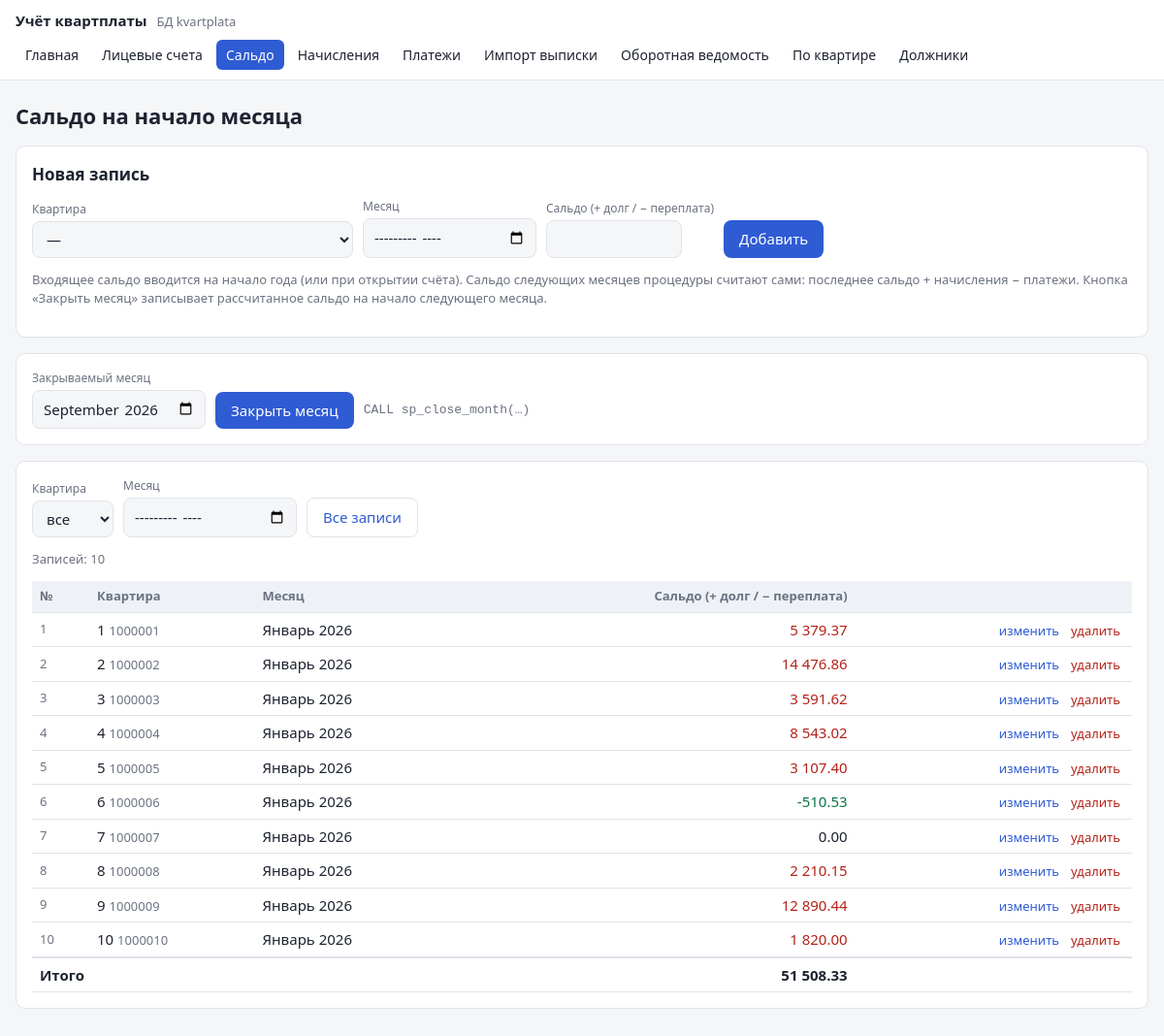
The app's page /edit.php?t=saldo with its own data.
### tables this page shows
CREATE TABLE saldo (
    id         INT UNSIGNED  NOT NULL AUTO_INCREMENT,
    account_id INT UNSIGNED  NOT NULL COMMENT 'Лицевой счёт',
    period     DATE          NOT NULL COMMENT 'Месяц (1-е число), на начало которого зафиксировано сальдо',
    amount     DECIMAL(12,2) NOT NULL COMMENT 'Сальдо: + долг / − переплата',
    PRIMARY KEY (id),
    UNIQUE KEY uq_saldo (account_id, period),
    CONSTRAINT fk_saldo_account FOREIGN KEY (account_id) REFERENCES accounts (id)
        ON DELETE CASCADE,
    CONSTRAINT chk_saldo_period CHECK (DAYOFMONTH(period) = 1)
);

CREATE TABLE accounts (
    id         INT UNSIGNED  NOT NULL AUTO_INCREMENT,
    account_no VARCHAR(10)   NOT NULL COMMENT 'Номер лицевого счёта',
    flat       SMALLINT UNSIGNED NOT NULL COMMENT 'Номер квартиры',
    owner      VARCHAR(150)  NOT NULL COMMENT 'Ответственный квартиросъёмщик',
    area       DECIMAL(6,2)  NULL COMMENT 'Общая площадь, м² (у счетов из банковской выписки может быть неизвестна)',
    residents  TINYINT UNSIGNED NOT NULL DEFAULT 1 COMMENT 'Число проживающих',
    import_id  INT UNSIGNED  NULL COMMENT 'Загрузка выписки, при которой счёт создан автоматически',
    PRIMARY KEY (id),
    UNIQUE KEY uq_account_no (account_no),
    UNIQUE KEY uq_flat (flat),
    CONSTRAINT chk_account_no CHECK (account_no REGEXP '^[0-9]{6,10}$'),
    CONSTRAINT fk_accounts_import FOREIGN KEY (import_id) REFERENCES bank_imports (id)
        ON DELETE SET NULL,
    CONSTRAINT chk_area CHECK (area > 0)
);

### web/edit.php (the view, shortened to what this page needs)
<?php
require __DIR__ . '/lib.php';
$tables = [
    'accounts' => [
        'title'  => 'Лицевые счета',
        'order'  => 'a.flat',
        'fields' => [
            'account_no' => ['Лицевой счёт', 'text', 'pattern' => '[0-9]{6,10}'],
            'flat'       => ['Квартира', 'int'],
            'owner'      => ['Квартиросъёмщик', 'text', 'size' => 32],
            'area'       => ['Площадь, м²', 'money', 'optional' => true],
            'residents'  => ['Проживает', 'int'],
        ],
    ],
    'saldo' => [
        'title'  => 'Сальдо на начало месяца',
        'order'  => 't.period DESC, a.flat',
        'filter' => 'period',
        'fields' => [
            'account_id' => ['Квартира', 'account'],
            'period'     => ['Месяц', 'month'],
            'amount'     => ['Сальдо (+ долг / − переплата)', 'money', 'signed' => true],
        ],
        'help'   => 'Входящее сальдо вводится на начало года (или при открытии счёта). '
                  . 'Сальдо следующих месяцев процедуры считают сами: последнее сальдо + начисления − платежи. '
                  . 'Кнопка «Закрыть месяц» записывает рассчитанное сальдо на начало следующего месяца.',
    ],
    'charges' => [
        'title'  => 'Начисления',
        'order'  => 't.period DESC, a.flat, t.service',
        'filter' => 'period',
        'fields' => [
            'account_id' => ['Квартира', 'account'],
            'period'     => ['Расчётный месяц', 'month'],
            'service'    => ['Услуга', 'select', 'options' => SERVICES],
            'amount'     => ['Сумма', 'money', 'signed' => true],
        ],
        'help'   => 'Отрицательная сумма — перерасчёт (уменьшение начисления).',
    ],
    'payments' => [
        'title'  => 'Платежи',
        'order'  => 't.pay_date DESC, a.flat',
        'filter' => 'pay_date',
        'fields' => [
            'account_id' => ['Квартира', 'account'],
            'pay_date'   => ['Дата поступления', 'date'],
            'amount'     => ['Сумма', 'money'],
            'source'     => ['Способ', 'select', 'options' => PAY_SOURCES],
            'doc_no'     => ['№ документа', 'text', 'optional' => true],
            'payer'      => ['Плательщик', 'text', 'optional' => true, 'size' => 22],
            'purpose'    => ['Назначение платежа', 'text', 'optional' => true, 'size' => 30],
        ],
        'help'   => 'Платёж учитывается в месяце поступления на расчётный счёт. '
                  . 'Платежи из банковской выписки загружаются на странице «Импорт выписки».',
    ],
];
$t = array_key_exists($_GET['t'] ?? '', $tables) ? $_GET['t'] : 'accounts';
$cfg = $tables[$t];
$fields = $cfg['fields'];
$self = 'edit.php?t=' . $t;
$fAccount = (int)($_GET['account'] ?? 0);
$fMonth = preg_match('/^\d{4}-\d{2}$/', $_GET['month'] ?? '') ? $_GET['month'] : null;
$form = [];
$editId = (int)($_GET['edit'] ?? 0);
$where = [];
$params = [];
if ($t !== 'accounts') {
    $sql = "SELECT t.*, a.flat, a.account_no FROM $t t JOIN accounts a ON a.id = t.account_id"
         . ($where ? ' WHERE ' . implode(' AND ', $where) : '') . " ORDER BY {$cfg['order']}";
} else {
    $sql = "SELECT a.* FROM accounts a ORDER BY {$cfg['order']}";
}
$stmt = db()->prepare($sql);
$stmt->execute($params);
$rows = $stmt->fetchAll();
$accounts = accounts();
function input(string $name, array $f, $value): string
{
    $v = h((string)$value);
    $req = empty($f['optional']) ? 'required' : '';
    switch ($f[1]) {
        case 'account':
            global $accounts;
            $o = '<option value="">—</option>';
            foreach ($accounts as $a) {
                $sel = (string)$a['id'] === (string)$value ? 'selected' : '';
                $o .= sprintf('<option value="%d" %s>кв. %d — %s</option>', $a['id'], $sel, $a['flat'], h($a['owner']));
            }
            return "<select name=\"$name\" $req>$o</select>";
        case 'month':
            return "<input type=\"month\" name=\"$name\" value=\"$v\" $req>";
        case 'money':
            $min = empty($f['signed']) ? 'min="0.01"' : '';
            return "<input type=\"number\" step=\"0.01\" $min name=\"$name\" value=\"$v\" style=\"width:140px\" $req>";
    }
}
function cell(string $name, array $f, array $r): string
{
    $v = $r[$name];
    return match ($f[1]) {
        'account' => sprintf('<td>%d <span class="muted">%s</span></td>', $r['flat'], h($r['account_no'])),
        'money'   => sprintf('<td class="num %s">%s</td>', empty($f['signed']) ? '' : sign_class($v), money($v)),
        'month'   => sprintf('<td>%s %s</td>', MONTHS[(int)substr($v, 5, 2)], substr($v, 0, 4)),
        'date'    => '<td>' . date('d.m.Y', strtotime($v)) . '</td>',
        default   => '<td>' . h((string)$v) . '</td>',
    };
}
if (!$form && !$editId) {
    $form = ['account_id' => $fAccount ?: '', 'period' => $fMonth ?? '',
             'pay_date' => date('Y-m-d'), 'residents' => 1];
}
?>
    <form class="card" method="post" action="<?= h($self . ($fAccount ? "&account=$fAccount" : '') . ($fMonth ? "&month=$fMonth" : '')) ?>">
        <h2><?= $editId ? 'Изменение записи №' . $editId : 'Новая запись' ?></h2>
        <div class="row">
            <?php foreach ($fields as $name => $f): ?>
                <div class="field"><label><?= h($f[0]) ?></label><?= input($name, $f, $form[$name] ?? '') ?></div>
            <?php endforeach ?>
            <button type="submit"><?= $editId ? 'Сохранить' : 'Добавить' ?></button>
        </div>
        <?php if (!empty($cfg['help'])): ?><p class="muted"><?= h($cfg['help']) ?></p><?php endif ?>
    </form>
    <?php if ($t === 'saldo'): ?>
    <form class="card row" method="post" action="<?= h($self) ?>">
        <div class="field"><label>Закрываемый месяц</label>
            <input type="month" name="close" required value="<?= h(date('Y-m', strtotime('first day of last month'))) ?>"></div>
        <button type="submit">Закрыть месяц</button>
        <span class="sql">CALL sp_close_month(…)</span>
    </form>
    <?php endif ?>
    <div class="card">
        <?php if ($t !== 'accounts'): ?>
        <form class="row" method="get" style="margin-bottom:12px">
            <div class="field"><label>Квартира</label>
                <select name="account" onchange="this.form.submit()">
                    <option value="0">все</option>
                </select></div>
            <div class="field"><label>Месяц</label>
                <input type="month" name="month" value="<?= h($fMonth ?? '') ?>" onchange="this.form.submit()"></div>
            <a class="btn light" href="<?= h($self) ?>&month=">Все записи</a>
        </form>
        <?php endif ?>
        <p class="muted">Записей: <?= count($rows) ?></p>
        <div class="table-wrap">
        <table>
            <tr>
                <th>№</th>
                <?php foreach ($fields as $name => $f): ?>
                    <th class="<?= $f[1] === 'money' ? 'num' : '' ?>"><?= h($f[0]) ?></th>
                <?php endforeach ?>
                <th></th>
            </tr>
            <?php foreach ($rows as $r): ?>
            <tr>
                <td class="muted"><?= (int)$r['id'] ?></td>
                <?php foreach ($fields as $name => $f) echo cell($name, $f, $r); ?>
                <td class="num">
                    <a class="link" href="<?= h($self . '&edit=' . $r['id'] . ($fAccount ? "&account=$fAccount" : '') . ($fMonth ? "&month=$fMonth" : '')) ?>">изменить</a>
                    <form method="post" style="display:inline" onsubmit="return confirm('Удалить запись?')"
                          action="<?= h($self . ($fAccount ? "&account=$fAccount" : '') . ($fMonth ? "&month=$fMonth" : '')) ?>">
                        <button class="link" type="submit">удалить</button>
                    </form>
                </td>
            </tr>
            <?php endforeach ?>
            <?php if ($t !== 'accounts' && $rows): ?>
            <tr class="total">
                <td colspan="<?= array_search('amount', array_keys($fields)) + 1 ?>">Итого</td>
                <td class="num"><?= money(array_sum(array_column($rows, 'amount'))) ?></td>
                <td colspan="<?= count($fields) - array_search('amount', array_keys($fields)) ?>"></td>
            </tr>
            <?php endif ?>
        </table>
        </div>
    </div>

### web/style.css (style rules this page uses)
:root { --bg: #f5f6f8; --card: #fff; --text: #1d2330; --muted: #6b7280; --accent: #2f5bd3; --border: #dfe3ea; --err: #b42318; --ok: #067647; --debt: #b42318; --over: #067647; --head: #eef1f6; --zebra: #fafbfc; }
* { box-sizing: border-box; }
body { margin: 0; background: var(--bg); color: var(--text); font: 15px/1.5 system-ui, -apple-system, "Segoe UI", sans-serif; }
h2 { font-size: 17px; margin: 0 0 12px; }
.card { background: var(--card); border: 1px solid var(--border); border-radius: 10px; padding: 16px; margin-bottom: 16px; }
.row { display: flex; flex-wrap: wrap; gap: 10px; align-items: flex-end; }
.field { display: flex; flex-direction: column; gap: 3px; }
.field label { font-size: 12px; color: var(--muted); }
input, select { font: inherit; color: var(--text); background: var(--bg); border: 1px solid var(--border); border-radius: 8px; padding: 7px 10px; }
button, .btn { font: inherit; background: var(--accent); color: #fff; border: 0; text-decoration: none; border-radius: 8px; padding: 8px 16px; cursor: pointer; display: inline-block; }
.btn.light { background: transparent; color: var(--accent); border: 1px solid var(--border); }
button.link { background: none; color: var(--err); padding: 0 4px; font-size: 13px; }
a.link { color: var(--accent); font-size: 13px; text-decoration: none; padding: 0 4px; }
.sql { font-family: ui-monospace, Menlo, monospace; font-size: 13px; color: var(--muted); margin: 0 0 10px; }
.muted { color: var(--muted); font-size: 13px; }
.table-wrap { overflow-x: auto; }
table { width: 100%; border-collapse: collapse; font-variant-numeric: tabular-nums; }
th, td { padding: 6px 8px; border-bottom: 1px solid var(--border); text-align: left; vertical-align: middle; }
th { font-size: 13px; color: var(--muted); font-weight: 600; background: var(--head); }
td.num, th.num { text-align: right; white-space: nowrap; }
tr.total td { font-weight: 700; border-top: 2px solid var(--border); }
.debt { color: var(--debt); }
.over { color: var(--over); }

### records on screen
saldo: id "1", account.account_no "1 1000001", period "Январь 2026", amount "5 379.37"
saldo: id "2", account.account_no "2 1000002", period "Январь 2026", amount "14 476.86"
saldo: id "3", account.account_no "3 1000003", period "Январь 2026", amount "3 591.62"
saldo: id "4", account.account_no "4 1000004", period "Январь 2026", amount "8 543.02"
saldo: id "5", account.account_no "5 1000005", period "Январь 2026", amount "3 107.40"
saldo: id "6", account.account_no "6 1000006", period "Январь 2026", amount "-510.53"
saldo: id "7", account.account_no "7 1000007", period "Январь 2026", amount "0.00"
saldo: id "8", account.account_no "8 1000008", period "Январь 2026", amount "2 210.15"
saldo: id "9", account.account_no "9 1000009", period "Январь 2026", amount "12 890.44"
saldo: id "10", account.account_no "10 1000010", period "Январь 2026", amount "1 820.00"

### other values on screen
$label "Главная"
$label "Лицевые счета"
$label "Сальдо"
$label "Начисления"
$label "Платежи"
$label "Импорт выписки"
$label "Оборотная ведомость"
$label "По квартире"
$label "Должники"
$title "Сальдо на начало месяца"
$f[0] "Квартира"
$f[0] "Месяц"
$f[0] "Сальдо (+ долг / − переплата)"
count($rows) "10"
money(array_sum(array_column($rows, 'amount'))) "51 508.33"
